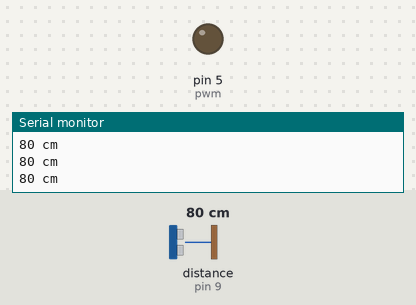
Recording of a sketch running on a simulated Arduino Uno, built with avr-gcc and run on an emulated ATmega328P. Shown: output pins drawn as LEDs (lit = HIGH), the last lines printed to the serial monitor. Wiring (inferred from the names in the program): ultrasonic range finder: trigger pin 8; echo pin 9. Dashed ring = blinking. Inputs (shaded band) come from the test bench; at power-on: distance to the obstacle (sensor on pin 9) 80 cm. The echo pulse lasts 58.3 µs per cm; pins used as bus, display or sensor lines are not drawn.

Above: at 1.2 s.
1.3 s: distance to the obstacle (sensor on pin 9) set to 4 cm
At 2.1 s:
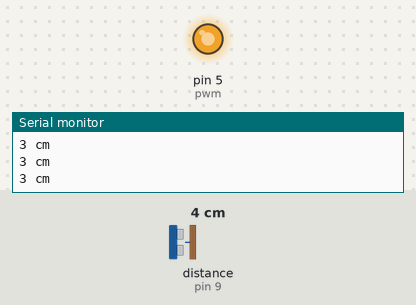
2.8 s: distance to the obstacle (sensor on pin 9) set to 9 cm
At 3.7 s:
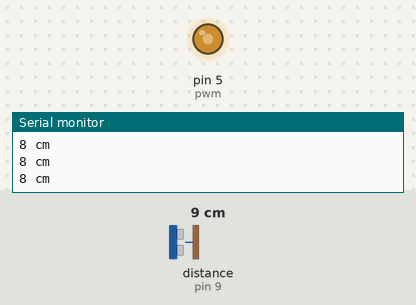
4.3 s: distance to the obstacle (sensor on pin 9) set to 2 cm
At 4.45 s:
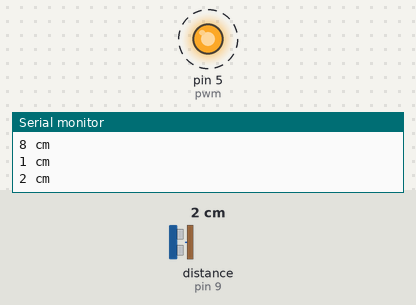
Timing chart, 0 to 13.3 s (numbered marks = the images above; inputs shaded):
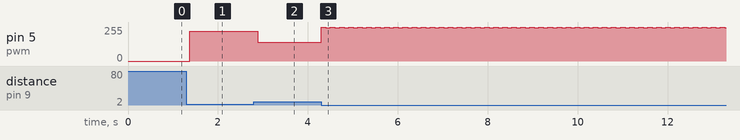

Measured:
- after the input at 1.3 s, pin 5 (pwm): 0/255 → 223/255 after 0.07 s
- after the input at 2.8 s, pin 5 (pwm): 223/255 → 140/255 after 0.09 s
- after the input at 4.3 s, pin 5 (pwm): alternates 255/255 for 0.10 s and 250/255 for 0.10 s, starting at once

The sketch:

h2a_1.ino
```cpp
/*  http://arduino-project.net/podklyuchenie-ul-trazvukovogo-dal-nomera-hc-sr04-k-arduino/
 *  http://amperka.ru/product/hc-sr04-ultrasonic-sensor-distance-module
 *  http://smart-home.te.ua/arduino-datchyk-hc-sr04-ultrazvukovoj-dalnomer/
 *
 *  Подключение ультразвукового дальномера HC-SR04
 */

#define echoPin 9
#define trigPin 8
#define pwm 5       // Выход ШИМ подключен к Digital 5

int duration, cm, pwm_data;   // переменная ШИМ

void setup() {
  Serial.begin (9600);
  pinMode(trigPin, OUTPUT);
  pinMode(echoPin, INPUT);
  pinMode(pwm, OUTPUT); // настроить пин мосфета как выход
}

void loop() {
  digitalWrite(trigPin, HIGH);
  delayMicroseconds(10);
  digitalWrite(trigPin, LOW);
  duration = pulseIn(echoPin, HIGH);
  cm = duration / 58;
  Serial.print(cm);
  Serial.println(" cm ");

  pwm_data = map(duration, 100, 1000, 255, 0);
  if (pwm_data <0){
    pwm_data = 0;
  }
  analogWrite(pwm, pwm_data);  //pwm_data); // подать на мосфет ШИМ сигнал

  delay(100);
}
```
